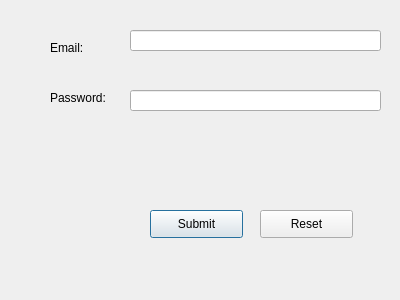
<?xml version="1.0" encoding="UTF-8"?>
<ui version="4.0">
 <class>Dialog</class>
 <widget class="QDialog" name="Dialog">
  <property name="geometry">
   <rect>
    <x>0</x>
    <y>0</y>
    <width>400</width>
    <height>300</height>
   </rect>
  </property>
  <property name="windowTitle">
   <string>Dialog</string>
  </property>
  <widget class="QDialogButtonBox" name="buttonBox">
   <property name="geometry">
    <rect>
     <x>30</x>
     <y>240</y>
     <width>341</width>
     <height>32</height>
    </rect>
   </property>
   <property name="orientation">
    <enum>Qt::Horizontal</enum>
   </property>
  </widget>
  <widget class="QPushButton" name="pushButton">
   <property name="geometry">
    <rect>
     <x>150</x>
     <y>210</y>
     <width>93</width>
     <height>28</height>
    </rect>
   </property>
   <property name="text">
    <string>Submit</string>
   </property>
  </widget>
  <widget class="QPushButton" name="pushButton_2">
   <property name="geometry">
    <rect>
     <x>260</x>
     <y>210</y>
     <width>93</width>
     <height>28</height>
    </rect>
   </property>
   <property name="text">
    <string>Reset</string>
   </property>
  </widget>
  <widget class="QLineEdit" name="lineEdit">
   <property name="geometry">
    <rect>
     <x>130</x>
     <y>90</y>
     <width>251</width>
     <height>21</height>
    </rect>
   </property>
   <property name="text">
    <string/>
   </property>
   <property name="echoMode">
    <enum>QLineEdit::Password</enum>
   </property>
  </widget>
  <widget class="QLabel" name="label">
   <property name="geometry">
    <rect>
     <x>50</x>
     <y>40</y>
     <width>55</width>
     <height>16</height>
    </rect>
   </property>
   <property name="text">
    <string>Email:</string>
   </property>
  </widget>
  <widget class="QLabel" name="label_2">
   <property name="geometry">
    <rect>
     <x>50</x>
     <y>90</y>
     <width>55</width>
     <height>16</height>
    </rect>
   </property>
   <property name="text">
    <string>Password:</string>
   </property>
  </widget>
  <widget class="QLineEdit" name="lineEdit_2">
   <property name="geometry">
    <rect>
     <x>130</x>
     <y>30</y>
     <width>251</width>
     <height>21</height>
    </rect>
   </property>
  </widget>
 </widget>
 <resources/>
 <connections>
  <connection>
   <sender>buttonBox</sender>
   <signal>accepted()</signal>
   <receiver>Dialog</receiver>
   <slot>accept()</slot>
   <hints>
    <hint type="sourcelabel">
     <x>248</x>
     <y>254</y>
    </hint>
    <hint type="destinationlabel">
     <x>157</x>
     <y>274</y>
    </hint>
   </hints>
  </connection>
  <connection>
   <sender>buttonBox</sender>
   <signal>rejected()</signal>
   <receiver>Dialog</receiver>
   <slot>reject()</slot>
   <hints>
    <hint type="sourcelabel">
     <x>316</x>
     <y>260</y>
    </hint>
    <hint type="destinationlabel">
     <x>286</x>
     <y>274</y>
    </hint>
   </hints>
  </connection>
  <connection>
   <sender>pushButton_2</sender>
   <signal>clicked()</signal>
   <receiver>lineEdit_2</receiver>
   <slot>clear()</slot>
   <hints>
    <hint type="sourcelabel">
     <x>296</x>
     <y>215</y>
    </hint>
    <hint type="destinationlabel">
     <x>306</x>
     <y>32</y>
    </hint>
   </hints>
  </connection>
  <connection>
   <sender>pushButton_2</sender>
   <signal>clicked()</signal>
   <receiver>lineEdit</receiver>
   <slot>clear()</slot>
   <hints>
    <hint type="sourcelabel">
     <x>267</x>
     <y>218</y>
    </hint>
    <hint type="destinationlabel">
     <x>275</x>
     <y>104</y>
    </hint>
   </hints>
  </connection>
 </connections>
</ui>
